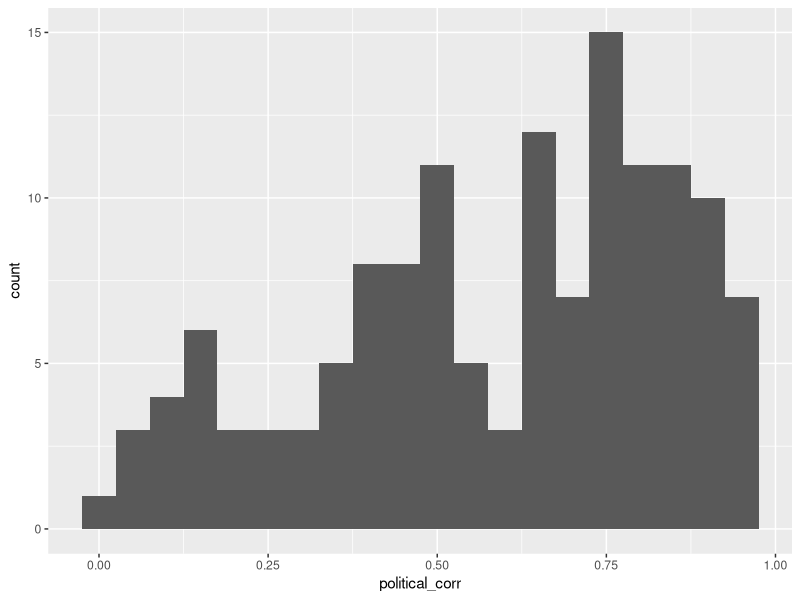
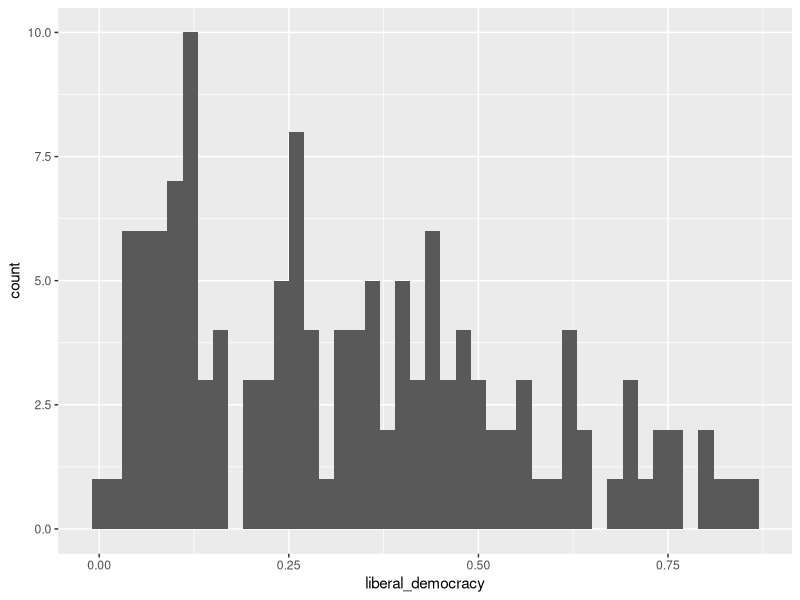
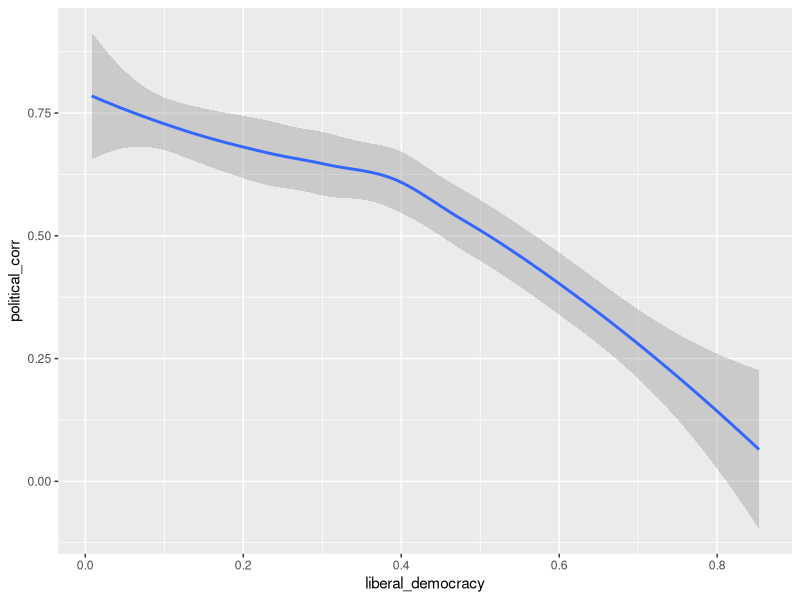
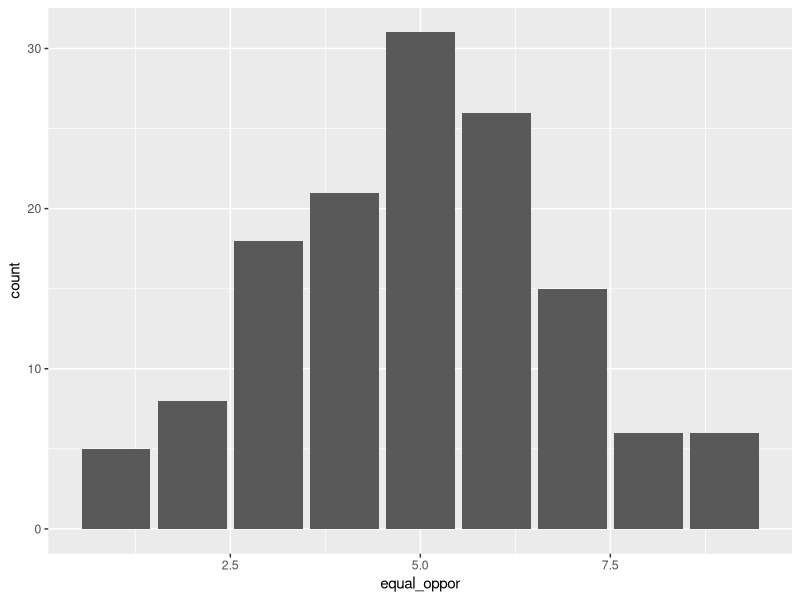
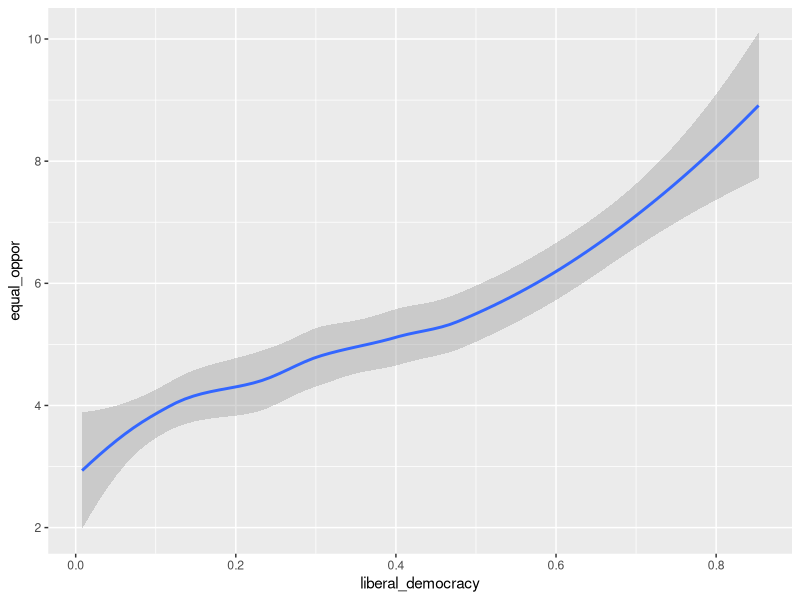
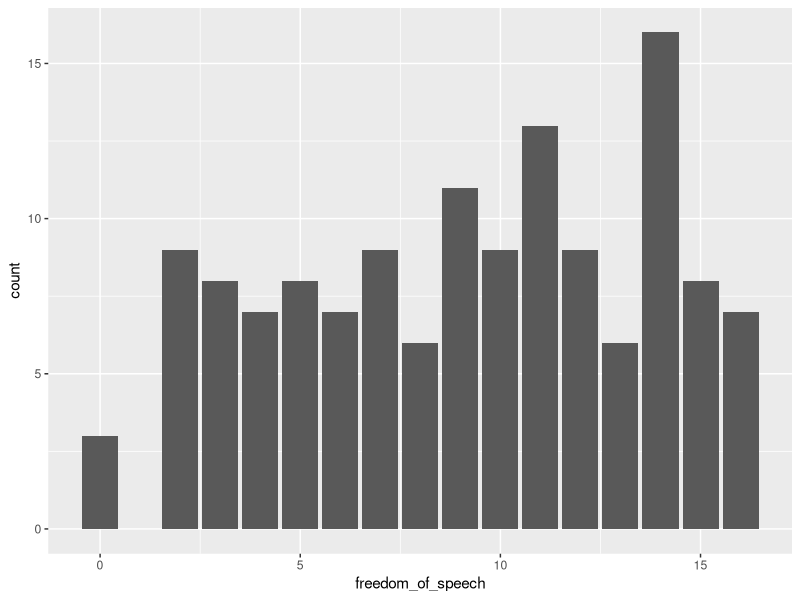
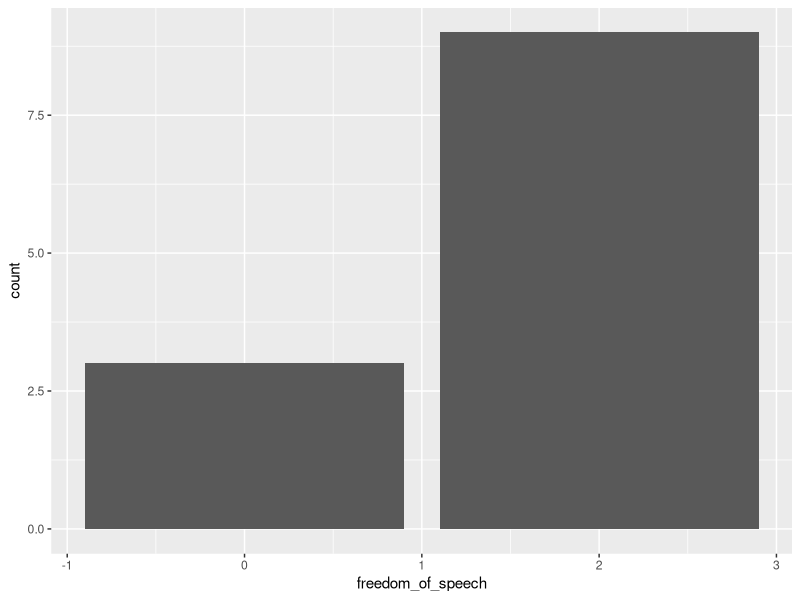
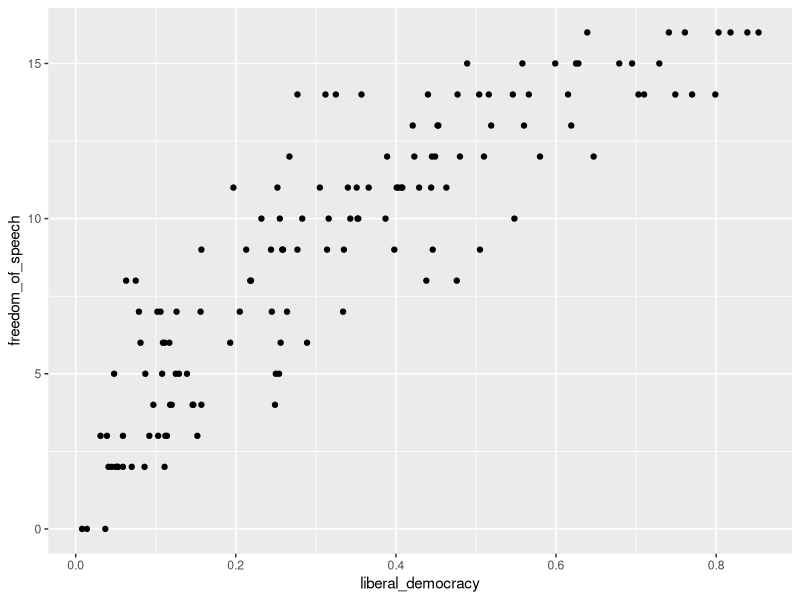

These figures' R source, in order:
## ---- chunk 1
knitr::opts_chunk$set(echo = TRUE)
## ---- chunk 2
  library(tidyverse)
## ---- chunk 3
  qog_std <- read.csv("dataset/qog_std_cs_jan22.csv")
## ---- chunk 4
democracy_effect <- qog_std %>%
  select(
    vdem_libdem,
    vdem_corr,
    bti_eo,
    fh_feb,
  )%>%
  rename(
    liberal_democracy = vdem_libdem,
    political_corr = vdem_corr,
    equal_oppor = bti_eo,
    freedom_of_speech = fh_feb,
  ) %>% drop_na(liberal_democracy, 
                political_corr, 
                equal_oppor, 
                freedom_of_speech
  )
    
## ---- chunk 5
  ggplot(data = democracy_effect) +
  geom_histogram(mapping = aes(x = political_corr), binwidth = 0.05)
## ---- chunk 6
  ggplot(data = democracy_effect) +
  geom_histogram(mapping = aes(x = liberal_democracy), binwidth = 0.02)
## ---- chunk 7
  ggplot(data = democracy_effect) +
  geom_smooth(mapping = aes(x = liberal_democracy, y = political_corr))
## ---- chunk 8
  ggplot(data = democracy_effect) +
  geom_bar(mapping = aes(x = equal_oppor))
## ---- chunk 9
  ggplot(data = democracy_effect) +
  geom_smooth(mapping = aes(x = liberal_democracy, y = equal_oppor))

## ---- chunk 10
  ggplot(data = democracy_effect) +
  geom_bar(mapping = aes(x = freedom_of_speech))
## ---- chunk 11
  freedom_low <- democracy_effect %>%
                  filter(freedom_of_speech < 3)

  ggplot(data = freedom_low) +
  geom_bar(mapping = aes(x = freedom_of_speech))
## ---- chunk 12
  ggplot(data = democracy_effect) +
  geom_point(mapping = aes(x = liberal_democracy, y = freedom_of_speech)) 
## ---- chunk 13
  ggplot(data = democracy_effect, mapping = aes(x = liberal_democracy, y = freedom_of_speech)) +
  geom_point() +
  geom_smooth(method = lm, color ="red", se=FALSE)


## ---- chunk 14
  lmspeech <- lm(liberal_democracy ~ freedom_of_speech, data = democracy_effect)

summary(lmspeech)
